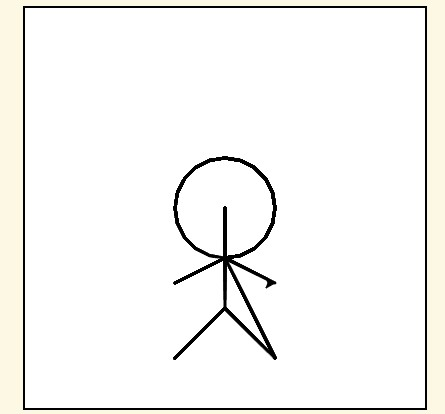

This chart was generated by the following Python code:
#!/usr/bin/env python
# coding: utf-8

# In[1]:


import turtle

def draw_person():
    # Set up the screen and turtle
    screen = turtle.Screen()
    screen.bgcolor("white")
    
    person = turtle.Turtle()
    person.speed(5)
    person.width(3)
    
    # Draw the head
    person.penup()
    person.goto(0, -50)
    person.pendown()
    person.circle(50)
    
    # Draw the body
    person.penup()
    person.goto(0, 0)
    person.pendown()
    person.goto(0, -100)
    
    # Draw the left leg
    person.goto(0, -100)
    person.goto(-50, -150)
    
    # Draw the right leg
    person.goto(0, -100)
    person.goto(50, -150)
    
    # Draw the left arm
    person.goto(0, -50)
    person.goto(-50, -75)
    
    # Draw the right arm
    person.goto(0, -50)
    person.goto(50, -75)
    
    turtle.done()

draw_person()


# In[ ]:
